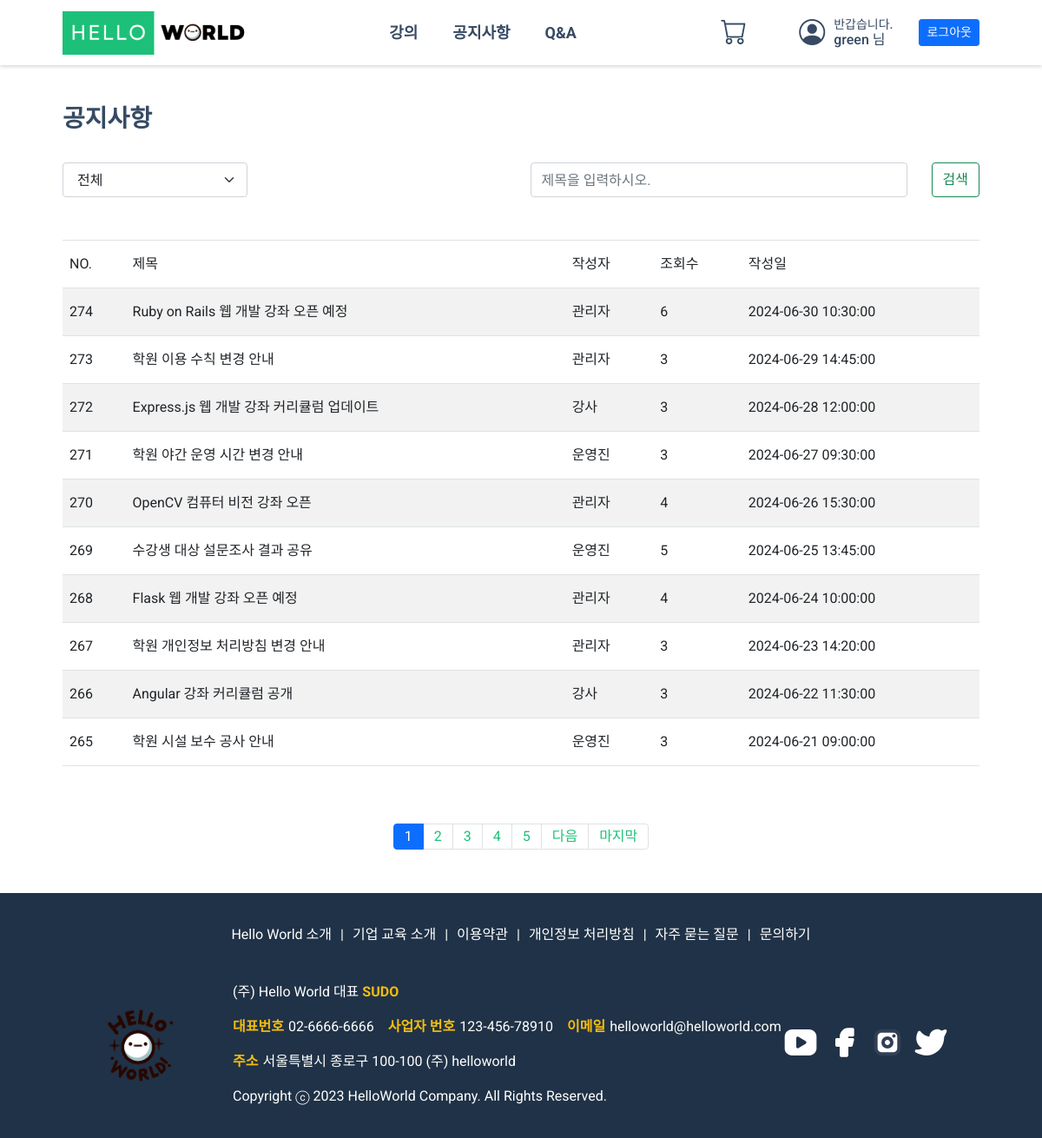
The app's page /user/notice/notice.php (signed in) with its own data.
### tables this page shows
CREATE TABLE `notice` (
  `idx` int(11) NOT NULL,
  `title` varchar(30) NOT NULL,
  `name` varchar(100) NOT NULL,
  `view` varchar(1000) DEFAULT NULL,
  `content` varchar(100) NOT NULL,
  `file` varchar(100) NOT NULL,
  `regdate` datetime DEFAULT NULL,
  `image` varchar(255) NOT NULL
);

### user/notice/notice.php (the view, shortened to what this page needs)
<?php
$cssRoute1 ='<link rel="stylesheet" href="/helloworld/user/css/notice.css">';
include_once $_SERVER['DOCUMENT_ROOT'] . '/helloworld/inc/user_header.php';
$sql = "SELECT * FROM notice WHERE 1=1 ORDER BY idx DESC";
$keyword = isset($_GET['keyword']) ? $_GET['keyword'] : '';
$date_option = isset($_GET['date']) ? $_GET['date'] : '';
$order_by = "";
$sql .= $order_by;
$result_count = $mysqli->query($sql);
$totalcount = $result_count->num_rows;
$pageCount = 10;
$pageNumber = isset($_GET['pageNumber']) ? $_GET['pageNumber'] : 1;
$start = ($pageNumber - 1) * $pageCount;
$sql .= " LIMIT $start, $pageCount";
$result = $mysqli->query($sql);
?>
<div class="container">
  <h2 class="h2_t">공지사항</h2>
  <div class="d-flex jcsb tb">
    <select class="form-select form-select-lg mb-3 sb p" aria-label="Large select example" id="dateFilter" onchange="location.href='notice.php?date='+this.value+'&keyword=<?= $keyword ?>'">
      <option value="all" <?= $date_option === 'all' ? 'selected' : '' ?>>전체</option>
    </select>
    <form class="block-top d-flex search_bar" action="notice.php" method="GET">
      <input class="form-control me-2 search" type="search" placeholder="제목을 입력하시오." aria-label="Search" id="searchInput" name="keyword" value="<?= $keyword ?>">
      <button class="btn btn-outline-success btn_search" type="submit" id="searchButton">검색</button>
    </form>
  </div>
  <div class="table-container">
    <table class="table table-striped table-hover notice_tb jcsb">
      <thead>
        <tr>
          <th scope="col">NO.</th>
          <th scope="col">제목</th>
          <th scope="col">작성자</th>
          <th scope="col">조회수</th>
          <th scope="col">작성일</th>
        </tr>
      </thead>
      <tbody>
      <?php
              while($row = $result->fetch_assoc()) {
                  $title=$row["title"];
              ?>
              <tr>
                  <th scope="row" class="no_th"><?= $row['idx'];?></th>
                  <td class="title_td"><a href="notice_detail.php?id=<?= $row['idx']; ?>"><?= $title; ?></a></td>
                  <td><?= $row['name'];?></td>
                  <td><?= $row['view'];?></td>
                  <td><?= $row['regdate'];?></td>
                </tr>
              <?php
                  }
                ?>
      </tbody>
    </table>
  </div>
  <div class="d-flex justify-content-center">
        <ul class="pagination">
            <?php
            $block_ct = 5;
            $total_page = ceil($totalcount / $pageCount);
            $block_num = ceil($pageNumber / $block_ct);
            $block_start = (($block_num - 1) * $block_ct) + 1;
            $block_end = $block_start + $block_ct - 1;
            for ($i = $block_start; $i <= $block_end; $i++) {
            if ($i == $pageNumber) {
                echo "<li class=\"page-item active\"><a href=\"notice.php?pageNumber=$i&keyword=$keyword&date=$date_option\" class=\"page-link\">$i</a></li>";
            } else {
                echo "<li class=\"page-item\"><a href=\"notice.php?pageNumber=$i&keyword=$keyword&date=$date_option\" class=\"page-link\">$i</a></li>";
            }
            }
            if ($pageNumber < $total_page) {
            if ($block_end < $total_page) {
                $next = $block_num * $block_ct + 1;
                echo "<li class=\"page-item\"><a href=\"notice.php?pageNumber=$next&keyword=$keyword&date=$date_option\" class=\"page-link\">다음</a></li>";
            }
            echo "<li class=\"page-item\"><a href=\"notice.php?pageNumber=$total_page&keyword=$keyword&date=$date_option\" class=\"page-link\">마지막</a></li>";
            }
            ?>
        </ul>
        </div>
</div>
<?php
include_once $_SERVER['DOCUMENT_ROOT'] . '/helloworld/inc/user_footer.php';
?>

### user/css/common.css (style rules this page uses)
:root { --f-H2: 28px; --f-H1: 32px; --f-H3: 24px; --f-H4: 18px; --f-H5: 16px; --f-H6: 14px; --f-p: 16px; --c-background: #fff; --c-main: #f5f5f5; --c-sub: #11359a; --c-font: #364a63; --c-lightgray: #8094ae; --c-yellow: #f4bd0e; --c-lightblue: #09c2de; --c-lightgreen: #1ee0ac; --c-lightred: #e85347; --c-blue: #465fff; --c-button: #7749f8; --c-button-hover: #5227cc; --c-menu-font: #6e82a5; --c-menu-font-hover: #7f8dff; --c-menu-BG: #101924; --c-active-button: #798bff; --c-Nonactive-button: #6c757d; --c-nonactive-button-hover: #8a8686; --c-complete-button: #28a745; --c-complete-button-hover: #079828; --c-cancle-button: #dc3545; --c-active-check-button: #499eed; --c-Nonactive-check-button: #8a8686; --c-contentBG: #f5f6fa; --c-space_updown: 30px; --c-title-font: #1dc078; --c-menu-font: #4a4a4a; --c-footer-BG: #101924; --c-content-BG: #fff; --c-black: #000; --c-H2: #1b1c1d; --c-p: #495057; --c-lightgray: #999999; --c-primary-button: #00c471; --c-border-grey: #c2c4c7; --c-ribon-blue: #000080; --c-ribon-pulple: #a020f0; --c-ribon-orange: #ff6347; --c-ribon-geeen: #1ee0ac; --c-next-prev-button: #d9d9d9; }
h2, .h2 { font-size: var(--f-H2); font-weight: bold; }
p, .p { font-size: var(--f-p); }
body { font-family: 'Roboto', sans-serif; color: var(--c-font); box-sizing: border-box; }
.container { max-width: 1200px; width: 90%; margin: 0 auto; }
.d-flex { display: flex; }
.jcsb { justify-content: space-between; }
.page-link { color: var(--c-title-font); }
.active > .page-link, .page-link.active { background-color: var(--c-title-font); border-color: var(--c-title-font); }
.table-container { min-height: 287px; }
.h2_t { margin-top: 48px; }
.tb { margin-top: 36px; margin-bottom: 33px; }
.form-select { font-size: var(--c-p); }
.container ul { margin-bottom: 50px; }
.container h2 { margin-right: 60px; }

### user/css/notice.css (style rules this page uses)
table td, table th { vertical-align: middle; }
tr { width: 1153px; height: 55px; border-top: 1px solid #dee2e6; border-bottom: 1px solid #dee2e6; }
.pagination { padding-top: 50px; }
.sb { width: 213px; height: 40px; }
.search_bar { gap: 20px; }
.search { width: 434px; height: 40px; font-size: var(--c-p); }
.btn_search { height: 40px; }

### records on screen
notice: idx "274", title "Ruby on Rails 웹 개발 강좌 오픈 예정", name "관리자", view "6", regdate "2024-06-30 10:30:00"
notice: idx "273", title "학원 이용 수칙 변경 안내", name "관리자", view "3", regdate "2024-06-29 14:45:00"
notice: idx "272", title "Express.js 웹 개발 강좌 커리큘럼 업데이트", name "강사", view "3", regdate "2024-06-28 12:00:00"
notice: idx "271", title "학원 야간 운영 시간 변경 안내", name "운영진", view "3", regdate "2024-06-27 09:30:00"
notice: idx "270", title "OpenCV 컴퓨터 비전 강좌 오픈", name "관리자", view "4", regdate "2024-06-26 15:30:00"
notice: idx "269", title "수강생 대상 설문조사 결과 공유", name "운영진", view "5", regdate "2024-06-25 13:45:00"
notice: idx "268", title "Flask 웹 개발 강좌 오픈 예정", name "관리자", view "4", regdate "2024-06-24 10:00:00"
notice: idx "267", title "학원 개인정보 처리방침 변경 안내", name "관리자", view "3", regdate "2024-06-23 14:20:00"
notice: idx "266", title "Angular 강좌 커리큘럼 공개", name "강사", view "3", regdate "2024-06-22 11:30:00"
notice: idx "265", title "학원 시설 보수 공사 안내", name "운영진", view "3", regdate "2024-06-21 09:00:00"

### other values on screen
$_SESSION['UID'] "green"
